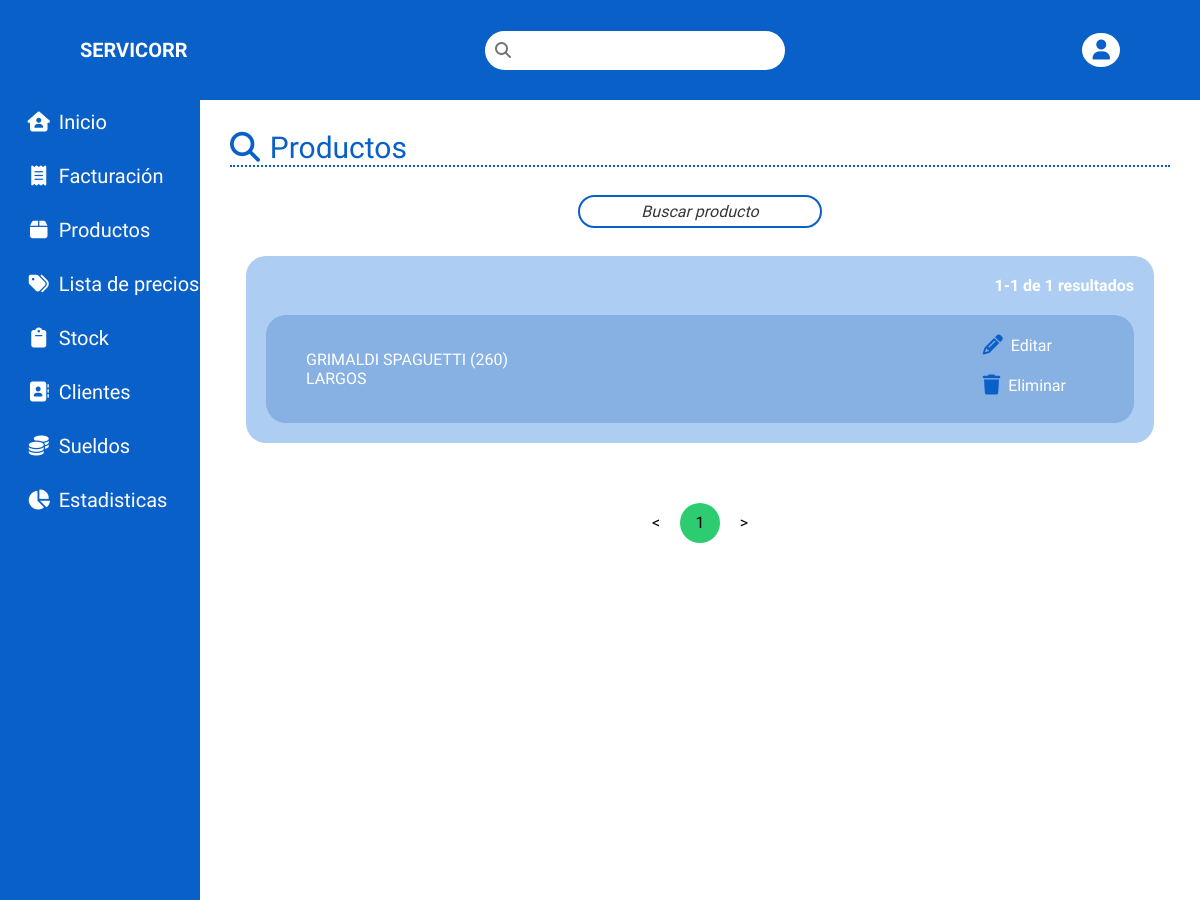
Page /verproductos.php?pagina=1 (signed in) on the earlier database version.
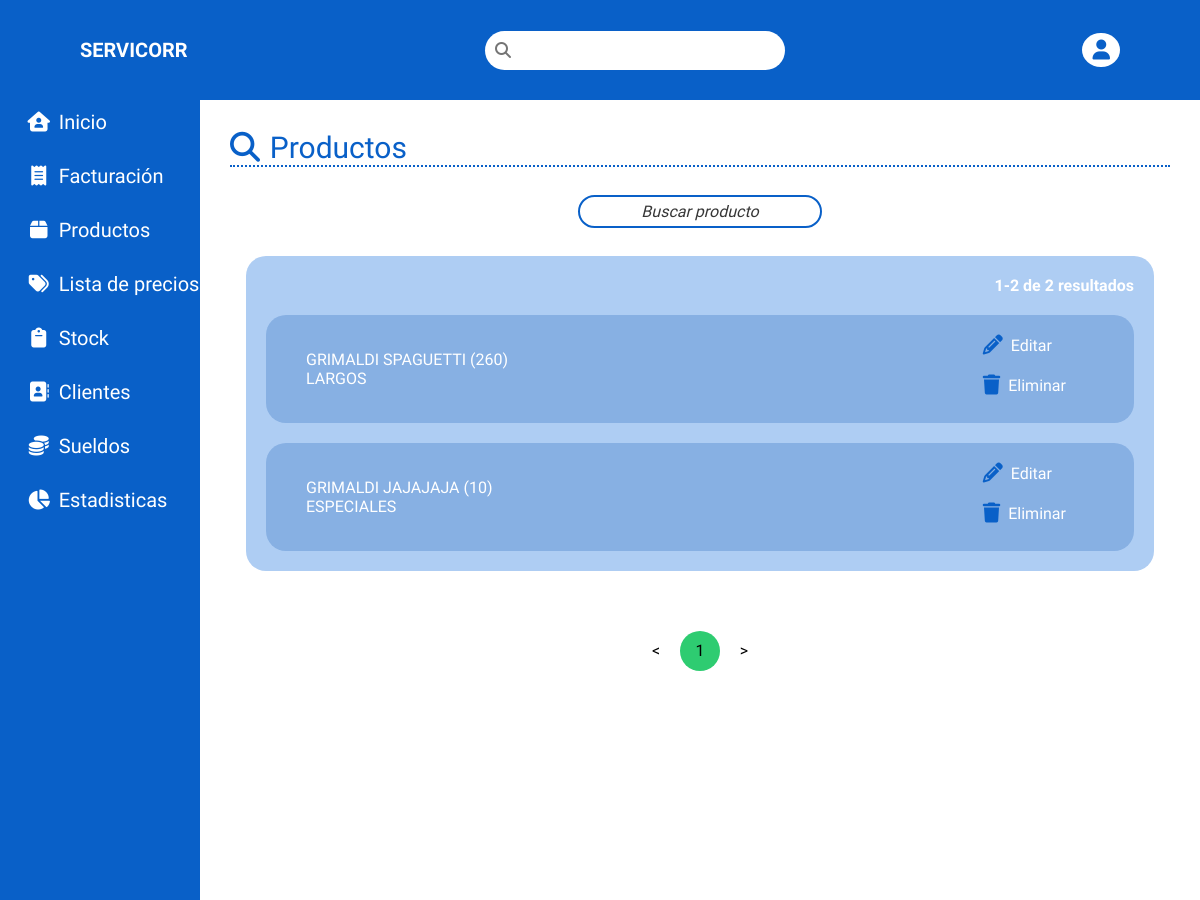
Same page on the later database version.
### tables this page shows
CREATE TABLE `products` (
  `id` int(11) NOT NULL,
  `cod` int(11) NOT NULL,
  `name` varchar(255) NOT NULL,
  `brand` int(11) NOT NULL,
  `category` int(11) NOT NULL
);

CREATE TABLE `brands` (
  `id` int(11) NOT NULL,
  `name` varchar(255) NOT NULL
);

CREATE TABLE `categories` (
  `id` int(11) NOT NULL,
  `name` varchar(255) NOT NULL
);

### verproductos.php (the view, shortened to what this page needs)
<?php include 'header.php'?>
<?php
    $sentencia = $connect->prepare("SELECT * FROM `products`") or die('query failed');
    $sentencia->execute();
    $consultasXpagina = 25;
    $consultasTotales = $sentencia->rowCount();
    $paginas = $consultasTotales/$consultasXpagina;
    $paginas = ceil($paginas);
    if(!$_GET ||$_GET["pagina"]<1){header('Location:verproductos.php?pagina=1');}elseif($_GET['pagina']>$paginas){header('Location:verproductos.php?pagina=1');}?>
        <main class="main" id="main">
            <div class="main__container">
                <div class="main__container__top">
                    <div class="main__title"><i class="fa-solid fa-magnifying-glass main__h1--emoji"></i><h1 class="main__h1">Productos</h1></div>
                </div>
                <div class="main__decoration"></div>
                    <div class="main__perfil">
                        <div class="main__perfil__container">
                            <div class="form__bloque__content content">
                                <input type="text" class="form__text content__text" placeholder="Buscar producto" name="buscadorclientes" id="buscadorproductos2" autocomplete="off">
                            </div>
                            <ul class="propiedades__ul" id="listaProductos">
                            <?php
                                $inicioConsultasXpagina = ($_GET['pagina'] - 1)*$consultasXpagina;
                                $sentencia = $connect->prepare("SELECT p.id, p.name, p.cod, b.name AS b_name, c.name AS c_name FROM products p
                                LEFT JOIN brands b ON  p.brand =b.id
                                LEFT JOIN categories c ON  p.category =c.id
                                LIMIT $inicioConsultasXpagina,$consultasXpagina") or die('query failed');
                                $sentencia->execute();
                                $rows = $sentencia->fetchAll();
                                $consultasTotalesActuales = $sentencia->rowCount();
                                echo  '<span class="resultados">';if(($inicioConsultasXpagina + $consultasTotalesActuales) > 0){echo ($inicioConsultasXpagina + 1);}else{echo 0;}; echo'-'.($inicioConsultasXpagina + $consultasTotalesActuales). ' de '. $consultasTotales. ' resultados'.'</span>';
                                foreach($rows as $row){
                                    $id = $row['id'];
                                    $nombre = $row['name'];
                                    $cod = $row['cod'];
                                    $marca = $row['b_name'];
                                    $categoria = $row['c_name'];
                                ?>
                                <li class="propiedades__li" id="li<?php echo $id?>">
                                    <div class="propiedades__nombre-detalles-precio">
                                        <span class="propiedades__nombre"><?php echo $marca.' '.$nombre.' ('.$cod.')';?></span>
                                        <span class="propiedades__precio"><?php echo $categoria;?></span>
                                    </div>
                                    <div class="consultas__bloque consultas__bloque--edit-search-reload">
                                        <div class="consultas__bloque__content consultas__edit-search-reload">
                                            <a class="consultas__edit-search-reload__content" href="admineditar.php?page=usuario&id=<?php echo $id?>"><i class="consultas__accion fa-solid fa-pencil"></i><span>Editar</span></a>
                                            <a onclick="if(confirm('¿Seguro que quieres eliminar este contacto?')) delUser(<?php echo $id?>)" class="consultas__edit-search-reload__content"><i class="consultas__accion fa-solid fa-trash"></i><span>Eliminar</span></a>
                                        </div>
                                    </div>
                                </li>
                                <?php };?>
                            </ul>
                    </div>
                </div>
                <div class="pagination">
                    <ul>
                        <a class="<?php if ($_GET['pagina']<=1){echo 'is-disabled';}?>" href="verproductos.php?pagina=<?php echo $_GET["pagina"]-1?>"><li><</li></a>
				        <?php for($i=0;$i<$paginas;$i++):?>
                        <a class="<?php if ($_GET['pagina']==$i+1){echo 'is-active';}?>" href="verproductos.php?pagina=<?php echo $i+1?>"><li><?php echo $i+1?></li></a>
				        <?php endfor ?>
                        <a class="<?php if ($_GET['pagina']>=$paginas){echo 'is-disabled';}?>" href="verproductos.php?pagina=<?php echo $_GET["pagina"]+1?>"><li>></li></a>
                    </ul>
                </div>
            </div>
        </main>
<?php include 'sidebar.php';?>
    </div>
</body>
</html>

### header.php (shortened to what this page needs)
<!DOCTYPE html>
<html lang="en">
<head>
    <link rel="stylesheet" href="css/global.css?<?php echo servicorrVersion;?>">
    <link rel="stylesheet" href="css/<?php echo (basename($_SERVER['PHP_SELF'], ".php"))?>.css?<?php echo servicorrVersion;?>">
</head>
<body>
    <div class="body__container">
        <header class="header">
            <div class="header__container">
                <div class="header__logo">
                    <h2>SERVICORR</h2>
                </div>
                <form action="" method="POST" class="header__form" autocomplete="off">
                    <input class="header__form__input header__search" name="campo" placeholder="&#XF002" id="campo" type="text">
                </form>
                <nav class="header__nav" id="header__nav">
                    <ul class="header__ul">
                        <li class="header__li header__li-user ">
                        <span class="header__span"><i class="fa-solid fa-user"></i></span>
                        </li>
                    </ul>
                </nav>
            </div>
        </header>

### sidebar.php
<div class="sidebar" id="sidebar">
    <nav class="sidebar__nav">
        <ul class="sidebar__ul">
            <li onclick="window.location.href = 'index.php';" class="sidebar__li <?php if(basename($_SERVER['PHP_SELF']) == "index.php"){ echo "sidebar__li--active";}?>"><a href="index.php" class="sidebar__a"><i class="fa-solid fa-home-user sidebar__emoji"></i>Inicio</a></li>
            <li onclick="window.location.href = 'facturacion.php';" class="sidebar__li <?php if(basename($_SERVER['PHP_SELF']) == "facturacion.php"){ echo "sidebar__li--active";}?>"><a href="facturacion.php" class="sidebar__a"><i class="fa-solid fa-receipt sidebar__emoji"></i>Facturación</a></li>
            <li onclick="window.location.href = 'productos.php';" class="sidebar__li <?php if(basename($_SERVER['PHP_SELF']) == "productos.php"){ echo "sidebar__li--active";}?>"><a href="productos.php" class="sidebar__a"><i class="fa-solid fa-box sidebar__emoji"></i>Productos</a></li>
            <li onclick="window.location.href = 'listaprecios.php';" class="sidebar__li <?php if(basename($_SERVER['PHP_SELF']) == "listaprecios.php"){ echo "sidebar__li--active";}?>"><a href="listaprecios.php" class="sidebar__a"><i class="fa-solid fa-tags sidebar__emoji"></i>Lista de precios</a></li>
            <li onclick="window.location.href = 'stock.php';" class="sidebar__li <?php if(basename($_SERVER['PHP_SELF']) == "stock.php"){ echo "sidebar__li--active";}?>"><a href="stock.php" class="sidebar__a"><i class="fa-solid fa-clipboard sidebar__emoji"></i>Stock</a></li>
            <li onclick="window.location.href = 'clientes.php';" class="sidebar__li <?php if(basename($_SERVER['PHP_SELF']) == "clientes.php"){ echo "sidebar__li--active";}?>"><a href="clientes.php" class="sidebar__a"><i class="fa-solid fa-address-book sidebar__emoji"></i>Clientes</a></li>
            <li onclick="window.location.href = 'estadisticas.php';" class="sidebar__li <?php if(basename($_SERVER['PHP_SELF']) == "sueldos.php"){ echo "sidebar__li--active";}?>"><a href="sueldos.php" class="sidebar__a"><i class="fa-solid fa-coins sidebar__emoji"></i>Sueldos</a></li>
            <li onclick="window.location.href = 'estadisticas.php';" class="sidebar__li <?php if(basename($_SERVER['PHP_SELF']) == "estadisticas.php"){ echo "sidebar__li--active";}?>"><a href="estadisticas.php" class="sidebar__a"><i class="fa-solid fa-chart-pie sidebar__emoji"></i>Estadisticas</a></li>
        </ul>
    </nav>
</div>

### css/global.css (style rules this page uses)
*, *::before, *::after { box-sizing: border-box; }
* { margin: 0; padding: 0; font: inherit; color: black; }
html { color-scheme: dark light; }
body { min-height: 100vh; }
:root { --color-principal-scrollbar:#09c867; --color-secundario-scrollbar:#0960c8; --color-body-selection:#09c867; --color-principal-header:#0960c8 ; --color-secundario-header:white; --color-terciario-header:#09c867; --color-principal-sidebar:#0960c8; --color-secundario-sidebar:white; --color-terciario-sidebar:#09c867; --body-color: #aecdf3; --body-select-hover-checked:#09c86881; --color-principal-main:#0960c8; --color-secundario-main:#09c867; --color-terciario-main:white; }
body { min-height: 100vh; font-family: 'Nunito Sans', sans-serif; margin: 0 auto; }
.body__container { overflow-x: hidden; background-color: var(--body-color); min-height: 100vh; }
ul { list-style: none; }
a { text-decoration: none; }
.form__text::placeholder, .tareas__search::placeholder { color: rgba(0, 0, 0, 0.788); font-style: italic; }
.header { width: 100%; height: 6.25em; background-color: var(--color-principal-header); position: fixed; top: 0; right: 0; z-index: 999; }
.header__container { height: 100%; display: flex; justify-content: space-between; align-items: center; align-content: center; margin: 0 auto; padding: 0 5em; }
.header__logo { cursor: pointer; user-select: none; }
.header__logo h2 { font-size: 1.25em; color: var(--color-secundario-sidebar); text-align: center; font-weight: bold; }
.header__form { width: 18.75em; }
.header__search { border: 0; background-color: var(--color-secundario-header); padding: 0.625em; border-radius: 3.125em; text-align: start; width: 100%; color: var(--color-principal-header); }
.header__search::placeholder { font-family: "Font Awesome 6 Free"; font-weight: 900; }
.header__ul { display: flex; gap: 2.5em; align-items: center; }
.header__li { background-color: var(--color-secundario-header); padding: 0.313em 0.625em; border-radius: 50%; position: relative; }
.header__a, .header__span { color: var(--color-principal-header); font-size: 1.25em; cursor: pointer; }
.header__span i { color: var(--color-principal-header); }
.sidebar { width: 12.5em; position: fixed; background-color: var(--color-principal-sidebar) ; top: 6.25em; height: 100%; display: flex; flex-direction: column; justify-content: flex-start; z-index: 998; }
.sidebar__li { margin-bottom:0.625em; padding: 0.625em 0; }
.sidebar__a { color: var(--color-secundario-sidebar); font-size: 1.25em; margin-left: 10%; }
.sidebar__emoji { margin-right: 0.063em; justify-content: center; align-items: center; text-align: center; display: inline-block; width: 1.875em; color: white; }
.main { padding: 6.25em 0 0 12.5em; }
.main__container { min-height: 100vh; padding: 3%; background-color:white; overflow: auto; }
.main__decoration { content: ''; width: 100%; border-top: 0.125em dotted var(--color-principal-main); }

Differences in the rows shown:
added products: brands.name "GRIMALDI", name "JAJAJAJA", cod "10", categories.name "ESPECIALES"
Other differences:
$inicioConsultasXpagina + $consultasTotalesActuales: "1" → "2"
$consultasTotales: "1" → "2"
